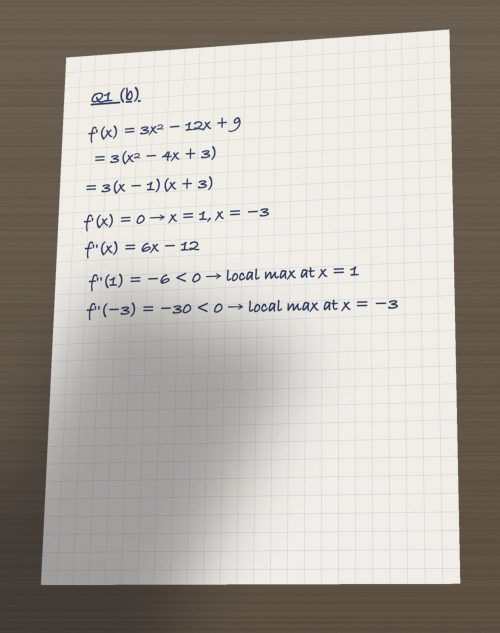
#> input picture tools/study/work/slip-early.jpg, 1000 x 1266 px, given in place of slip-early.png, which was not available (shown at 1/2 size)
$ python make-work.py
#> lines starting #> are read from the running program, lines starting #| are printed output that depends on the picture; after the words box and inside, x2 and y2 are one past the last pixel; in counts of white or black regions, pixels touching at a corner belong together
#!/usr/bin/env python3
"""Makes the test photos of handwritten work for study sessions (tools/study/work/*.jpg).

Each sample is written in a handwriting font on grid paper (headless Chrome renders it), then made to look
like a phone photo: a perspective tilt, a desk around the page, a soft shadow across it, uneven light, grain
and JPEG. The samples are original work on tools/study/sheet-en.html and sheet-he.html:
  slip-early.jpg     Q1(b) English: an algebra slip in the factoring (line 3), everything after follows from it
  sign-last.jpg      Q2(b) English: right until the last line, which subtracts instead of adds
  all-right.jpg      Q1(c) English: fully right
  hebrew-right.jpg   שאלה 1 סעיף א, Hebrew notes: fully right
  hebrew-wrong.jpg   שאלה 1 סעיף א, Hebrew notes: uses the depth of the hinge instead of the gate's centroid
Usage: python3 tools/study/make-work.py   (needs Google Chrome and Pillow)
"""
import os, random, subprocess, tempfile
from PIL import Image, ImageDraw, ImageFilter

HERE = os.path.dirname(os.path.abspath(__file__))
OUT = os.path.join(HERE, "work")
CHROME = os.environ.get("CHROME", "/Applications/Google Chrome.app/Contents/MacOS/Google Chrome")

SAMPLES = {
    "slip-early": ("en", "Q1 (b)", [
        "f'(x) = 3x² − 12x + 9",
        "= 3(x² − 4x + 3)",
        "= 3(x − 1)(x + 3)",
        "f'(x) = 0  →  x = 1,  x = −3",
        "f''(x) = 6x − 12",
        "f''(1) = −6 < 0  →  local max at x = 1",
        "f''(−3) = −30 < 0  →  local max at x = −3",
    ]),
    "sign-last": ("en", "Q2 (b)", [
        "v₀y = 15 sin 30° = 7.5 m/s",
        "at the top v_y = 0",
        "0 = v₀y² − 2g·Δh",
        "Δh = 7.5² / (2·9.8) = 56.25 / 19.6",
        "Δh = 2.87 m",
        "h_max = 20 − 2.87 = 17.13 m",
    ]),
    "all-right": ("en", "Q1 (c)", [
        "critical pts in [0,4]: x = 1, x = 3",
        "f(0) = 2",
        "f(1) = 1 − 6 + 9 + 2 = 6",
        "f(3) = 27 − 54 + 27 + 2 = 2",
        "f(4) = 64 − 96 + 36 + 2 = 6",
        "max = 6  at x = 1 and x = 4",
        "min = 2  at x = 0 and x = 3",
    ]),
    "hebrew-right": ("he", "שאלה 1 סעיף א", [
        "@לחץ מד בעומק y:",
        "p(y) = ρ g y",
        "@הכוח על השער (רוחב b):",
        "F = ∫ p dA = ∫<sub>d</sub><sup>d+a</sup> ρ g y · b dy",
        "= ρ g b [ y²/2 ]<sub>d</sub><sup>d+a</sup>",
        "= ρ g b ((d+a)² − d²) / 2",
        "= ρ g b (2ad + a²) / 2",
        "F = ρ g b a (d + a/2)",
        "@תשובה סופית ↑",
    ]),
    "hebrew-wrong": ("he", "שאלה 1 סעיף א", [
        "@לחץ מד בעומק y:",
        "p(y) = ρ g y",
        "@הלחץ על השער הוא בעומק d",
        "p = ρ g d",
        "@ולכן הכוח:",
        "F = p · A = ρ g d · a b",
        "F = ρ g a b d",
    ]),
}

PAGE = """<!doctype html><html><head><meta charset="utf-8"><style>
body{margin:0;background:#f7f5ee}
.p{width:1100px;height:1400px;box-sizing:border-box;padding:90px 80px;
  background-color:#f7f5ee;
  background-image:linear-gradient(rgba(70,110,190,.28) 1.5px,transparent 1.5px),linear-gradient(90deg,rgba(70,110,190,.28) 1.5px,transparent 1.5px);
  background-size:44px 44px}
.l{font:46px/1.15 "Bradley Hand","Noteworthy",cursive;color:#1f2a55;margin:0 0 30px;white-space:nowrap}
.h{font:52px/1.2 "Bradley Hand",cursive;color:#1f2a55;margin:0 0 40px;text-decoration:underline}
sub,sup{font-size:60%%}
.he{font-family:"Corsiva Hebrew","Bradley Hand",cursive;direction:rtl;text-align:right}
</style></head><body><div class="p">%s</div></body></html>"""


def html(lang, head, lines):
#> called with lang = 'en', head = 'Q1 (b)'
    rnd = random.Random(hash(head) & 0xffff)
    out = [f'<div class="h {"he" if lang == "he" else ""}" style="transform:rotate({rnd.uniform(-1, 1):.2f}deg)">{head}</div>']
    for l in lines:
        note = l.startswith("@")
        text = l[1:] if note else l
        cls = "l he" if note else "l"
        dx = rnd.uniform(-12, 18)
        out.append(f'<div class="{cls}" style="margin-left:{dx:.0f}px;transform:rotate({rnd.uniform(-1.2, 1.2):.2f}deg)">{text}</div>')
    return PAGE % "\n".join(out)


def photo(src, dst, seed):
#> called with dst = 'tools/study/work/slip-early.jpg', seed = 3
    rnd = random.Random(seed)
    page = Image.open(src).convert("RGB")
#> page is the input picture: PIL image 1000x1266 RGB; mean R, G, B 178.1, 173.3, 166.3
    W, H = 1500, 1900
    desk = Image.new("RGB", (W, H), (92, 78, 64))
    # Wood-ish desk.
    d = ImageDraw.Draw(desk)
    for y in range(0, H, 6):
        c = 84 + int(10 * rnd.random())
        d.line([(0, y), (W, y + rnd.randint(-3, 3))], fill=(c, c - 12, c - 26), width=6)
    # The page, tilted in perspective: where its corners land on the photo.
    pw, ph = page.size
    j = lambda: rnd.uniform(-45, 45)
    quad = [(170 + j(), 150 + j()), (1340 + j(), 120 + j()), (1390 + j(), 1780 + j()), (120 + j(), 1750 + j())]
    coeffs = find_coeffs(quad, [(0, 0), (pw, 0), (pw, ph), (0, ph)])
    warped = page.transform((W, H), Image.PERSPECTIVE, coeffs, Image.BICUBIC, fillcolor=None)
    mask = Image.new("L", (pw, ph), 255).transform((W, H), Image.PERSPECTIVE, coeffs, Image.BICUBIC)
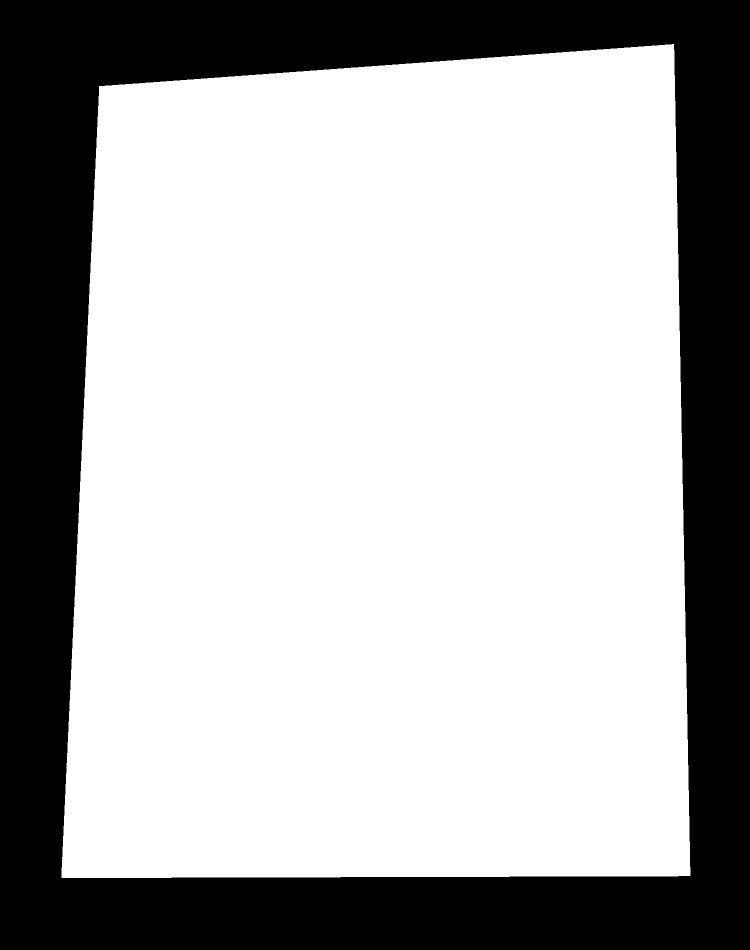
#> mask: PIL image 1500x1900 L (shown at 1/2 size); 68.6% white; 1 black region, box (x1, y1, x2, y2) and area: (0, 0, 1500, 1900) 895436
    desk.paste(warped, (0, 0), mask)
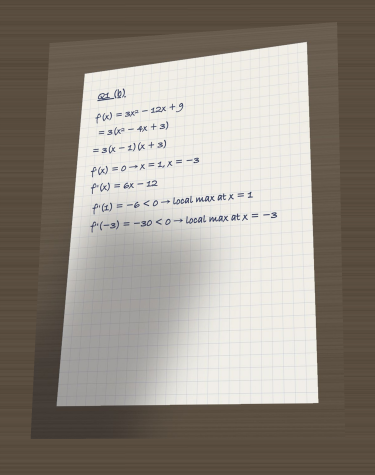
#> desk: PIL image 1500x1900 RGB (shown at 1/4 size); mean R, G, B 149.5, 142.4, 133.2
    # A soft shadow across part of the page (a hand or a phone), and uneven light.
    shade = Image.new("L", (W, H), 0)
#> shade: PIL image 1500x1900 L; every value is 0
    sd = ImageDraw.Draw(shade)
    x0 = rnd.randint(-300, 200)
#> x0 = -197
    sd.polygon([(x0, H), (x0 + 700, H), (x0 + 1100, int(H * 0.55)), (x0 + 500, int(H * 0.45))], fill=95)
    shade = shade.filter(ImageFilter.GaussianBlur(90))
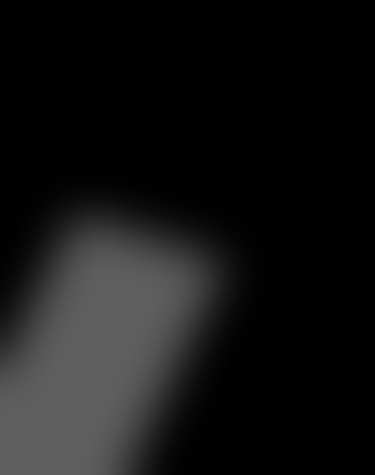
#> shade: PIL image 1500x1900 L (shown at 1/4 size); min 0, max 95, mean 20.6
    dark = Image.new("RGB", (W, H), (20, 18, 25))
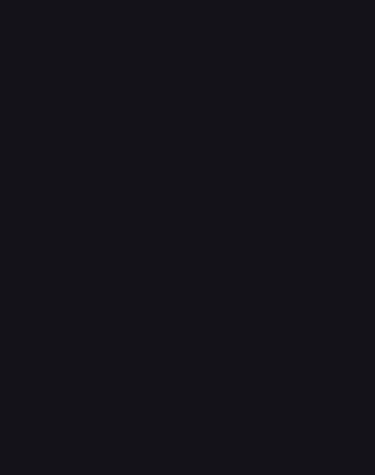
#> dark: PIL image 1500x1900 RGB (shown at 1/4 size); mean R, G, B 20, 18, 25
    desk = Image.composite(dark, desk, shade)
    grad = Image.linear_gradient("L").resize((W, H)).rotate(rnd.choice([0, 90, 180, 270]))
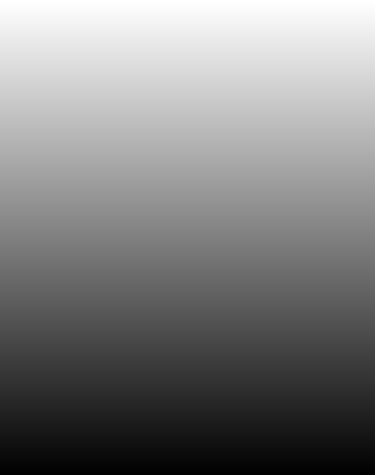
#> grad: PIL image 1500x1900 L (shown at 1/4 size); min 0, max 255, mean 127.5
    light = Image.new("RGB", (W, H), (255, 246, 225))
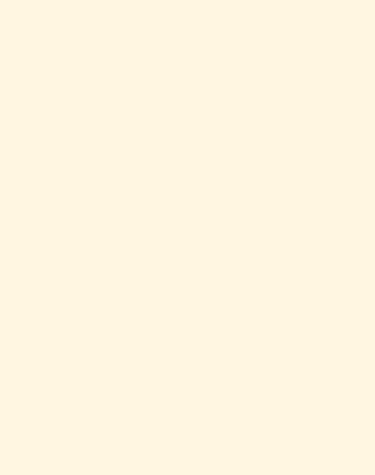
#> light: PIL image 1500x1900 RGB (shown at 1/4 size); mean R, G, B 255, 246, 225
    desk = Image.blend(desk, Image.composite(light, desk, grad.point(lambda v: v // 6)), 0.6)
    # Grain and a little blur, then JPEG.
    noise = Image.effect_noise((W, H), 18).convert("RGB")
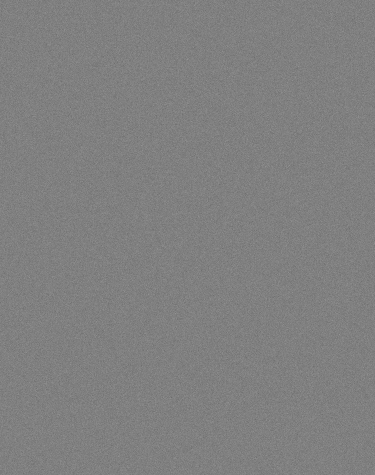
#> noise: PIL image 1500x1900 RGB (shown at 1/4 size); min 32, max 212, mean 127.5
    desk = Image.blend(desk, noise, 0.06).filter(ImageFilter.GaussianBlur(0.7))
    desk.resize((W * 2 // 3 * 2 // 2, H * 2 // 3 * 2 // 2)).save(dst, "JPEG", quality=80)


def find_coeffs(pa, pb):
    """PIL perspective coefficients mapping output points pa to input points pb."""
    import numpy as np
    m = []
    for p1, p2 in zip(pa, pb):
        m.append([p1[0], p1[1], 1, 0, 0, 0, -p2[0] * p1[0], -p2[0] * p1[1]])
        m.append([0, 0, 0, p1[0], p1[1], 1, -p2[1] * p1[0], -p2[1] * p1[1]])
    A = np.array(m, dtype=float)
    B = np.array(pb, dtype=float).reshape(8)
    return np.linalg.solve(A, B).tolist()


def main():
    os.makedirs(OUT, exist_ok=True)
    tmp = tempfile.mkdtemp(prefix="poinky-work-")
    for i, (name, (lang, head, lines)) in enumerate(SAMPLES.items()):
        page = os.path.join(tmp, name + ".html")
        open(page, "w").write(html(lang, head, lines))
        shot = os.path.join(tmp, name + ".png")
        subprocess.run([CHROME, "--headless=new", "--hide-scrollbars", f"--screenshot={shot}", "--window-size=1100,1400",
                        "file://" + page], check=True, capture_output=True)
        photo(shot, os.path.join(OUT, name + ".jpg"), seed=i * 7 + 3)
        print("wrote", os.path.join(OUT, name + ".jpg"))
#> pass 2 of the loop in main, `for i, (name, (lang, head, lines)) in enumerate(SAMPLES.items()):`:
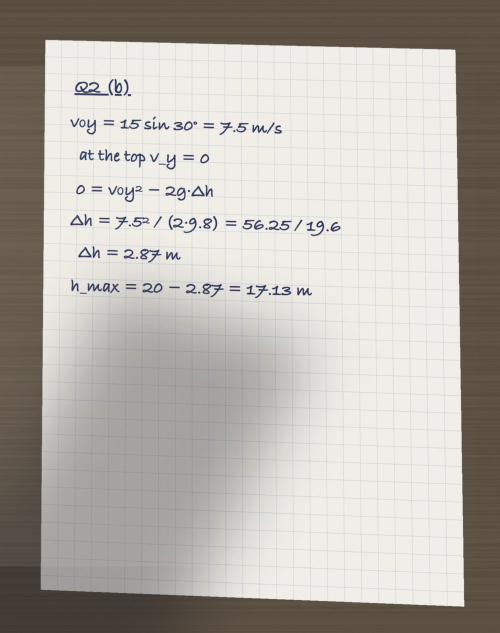
#> input picture tools/study/work/sign-last.jpg, 1000 x 1266 px, given in place of sign-last.png, which was not available (shown at 1/2 size)
#> in photo, page is the input picture: PIL image 1000x1266 RGB; mean R, G, B 182.7, 178.3, 171.7
#> in photo (call 2), `mask = Image.new("L", (pw, ph), 255).transform((W, H), Image.PERSPECTI..`:
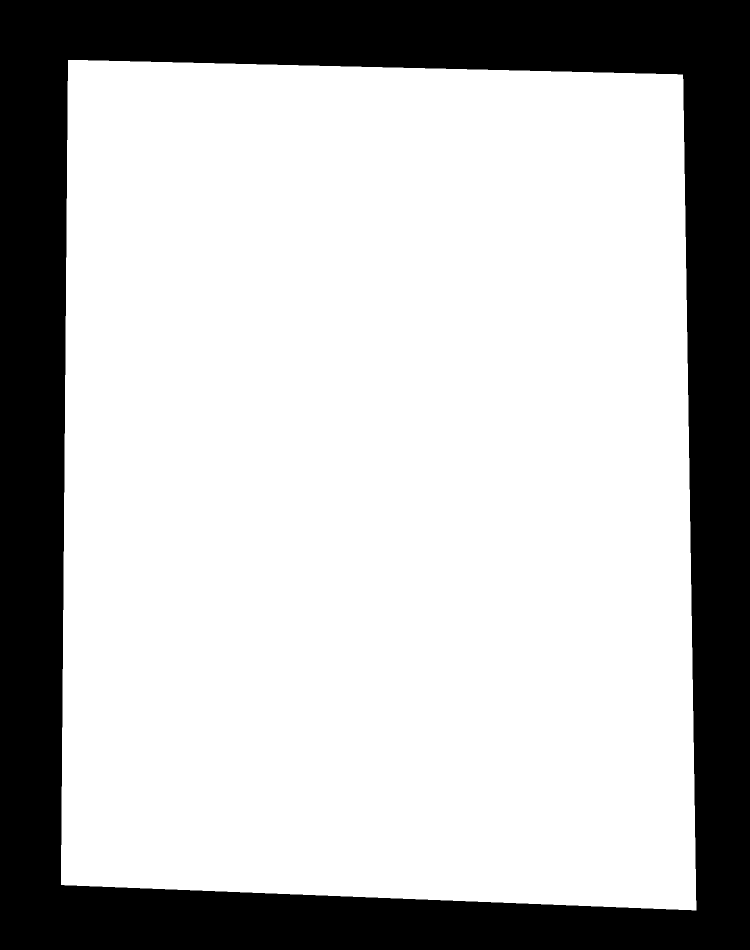
#> mask: PIL image 1500x1900 L (shown at 1/2 size); 72.9% white; 1 black region, box (x1, y1, x2, y2) and area: (0, 0, 1500, 1900) 772271
#> x0 = -167
#> in photo (call 2), `noise = Image.effect_noise((W, H), 18).convert("RGB")`:
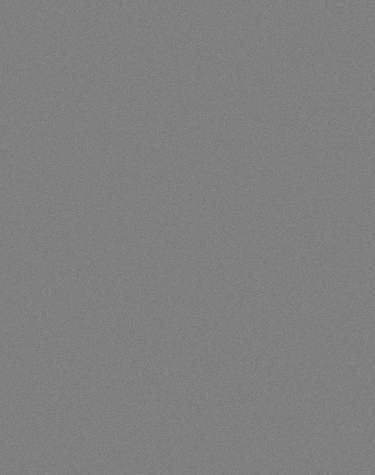
#> noise: PIL image 1500x1900 RGB (shown at 1/4 size); min 40, max 218, mean 127.5
#> pass 3 of the loop in main, `for i, (name, (lang, head, lines)) in enumerate(SAMPLES.items()):`:
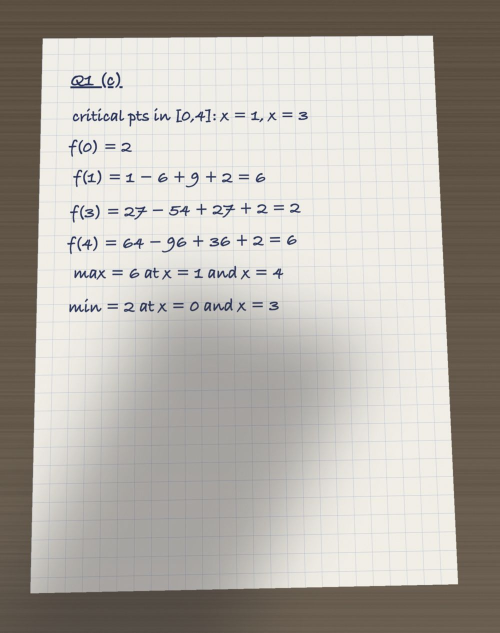
#> input picture tools/study/work/all-right.jpg, 1000 x 1266 px, given in place of all-right.png, which was not available (shown at 1/2 size)
#> in photo, page is the input picture: PIL image 1000x1266 RGB; mean R, G, B 180.3, 175.7, 168.9
#> in photo (call 3), `mask = Image.new("L", (pw, ph), 255).transform((W, H), Image.PERSPECTI..`:
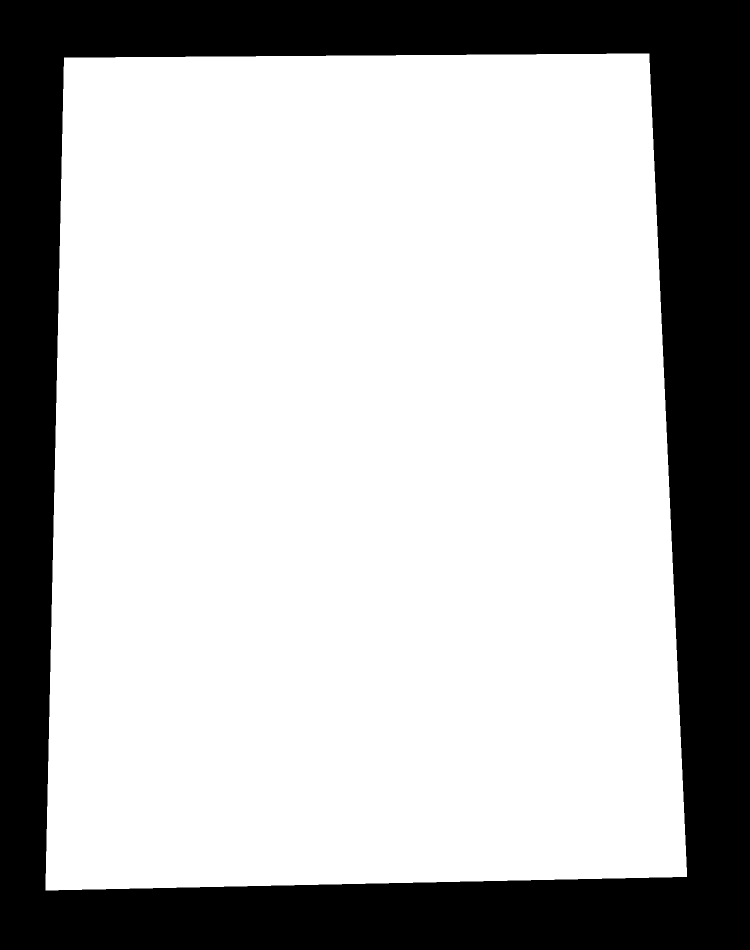
#> mask: PIL image 1500x1900 L (shown at 1/2 size); 71.3% white; 1 black region, box (x1, y1, x2, y2) and area: (0, 0, 1500, 1900) 816955
#> x0 = -6
#> in photo (call 3), `desk = Image.blend(desk, noise, 0.06).filter(ImageFilter.GaussianBlur(..`:
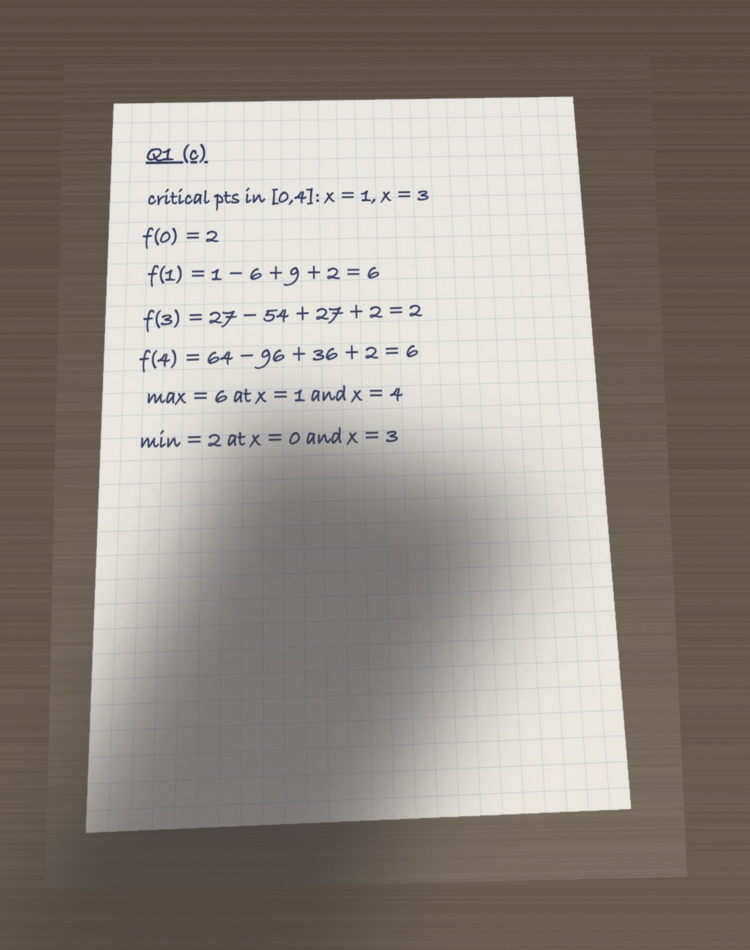
#> desk: PIL image 1500x1900 RGB (shown at 1/2 size); mean R, G, B 145.5, 139.2, 131.3
#> the loop made 5 passes; the first 3 are shown


if __name__ == "__main__":
#> (the run stopped early here; a loop or call above may not have finished)
